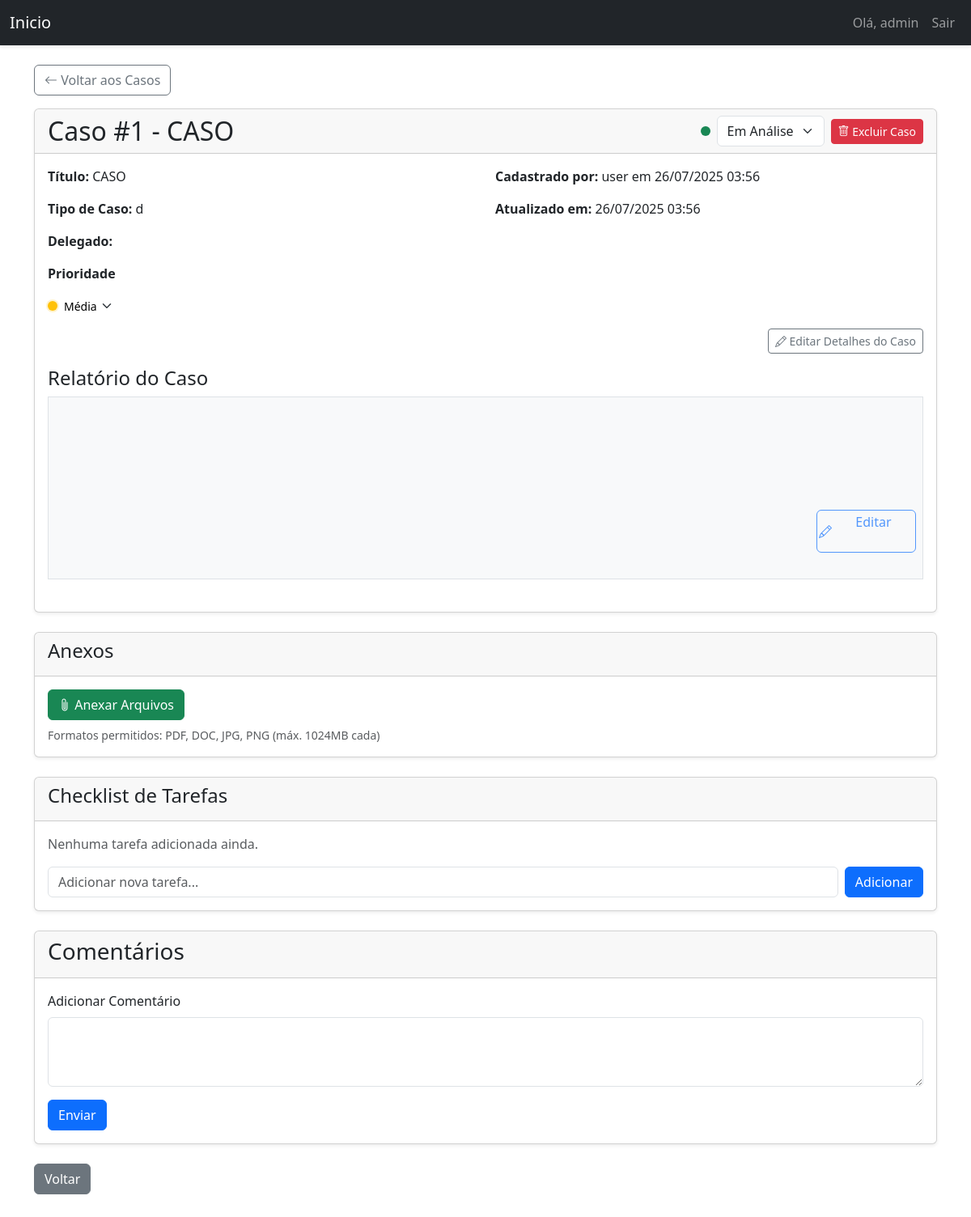
Page /ticket/1 (signed in) on the committed database.
### models.py (models this page shows, shortened)
class User(UserMixin, db.Model):
    id = db.Column(db.Integer, primary_key=True)
    username = db.Column(db.String(64), index=True, unique=True)
    email = db.Column(db.String(120), index=True, unique=True)
    password_hash = db.Column(db.String(128))
    is_admin = db.Column(db.Boolean, default=False)
    tickets = db.relationship('Ticket', backref='author', lazy='dynamic', cascade="all, delete-orphan")
    comments = db.relationship('Comment', backref='author', lazy='dynamic', cascade="all, delete-orphan")
    attachments = db.relationship('Attachment', backref='author', lazy='dynamic')
    appointments = db.relationship('Appointment', backref='user', lazy='dynamic', cascade="all, delete-orphan")
    advogados = db.relationship('Advogado', backref='owner_user', lazy='dynamic', cascade="all, delete-orphan")

class Ticket(db.Model):
    id = db.Column(db.Integer, primary_key=True)
    ticket_code = db.Column(db.String(30), unique=True)
    title = db.Column(db.String(140))
    description = db.Column(db.Text)
    case_number = db.Column(db.String(50))
    status = db.Column(db.String(20), default='Em Análise')
    priority = db.Column(db.String(20), default='Média')
    created_at = db.Column(db.DateTime, index=True, default=datetime.utcnow)
    updated_at = db.Column(db.DateTime, index=True, default=datetime.utcnow)
    user_id = db.Column(db.Integer, db.ForeignKey('user.id'))
    delegado = db.Column(db.String(100))
    comments = db.relationship('Comment', backref='ticket', lazy='dynamic', cascade="all, delete-orphan")
    attachments = db.relationship('Attachment', backref='ticket', lazy='dynamic', cascade="all, delete-orphan")
    todos = db.relationship('TodoItem', backref='ticket', lazy='dynamic', cascade="all, delete-orphan")

### triagem/routes/ticket.py (the view)
@ticket_bp.route('/<int:ticket_id>')
@login_required
@ticket_permission_required
def view_ticket(ticket):
    comments = ticket.comments.order_by(Comment.created_at).all()
    todos = ticket.todos.order_by(TodoItem.position.asc()).all()
    return render_template('ticket.html', ticket=ticket, comments=comments, todos=todos)

### triagem/routes/ticket.py (called while the page is built)
def ticket_permission_required(f):
    @wraps(f)
    def decorated_function(ticket_id, *args, **kwargs):
        ticket = Ticket.query.get_or_404(ticket_id)
        if not (current_user.is_admin or ticket.user_id == current_user.id):
            flash('Você não tem permissão para acessar este caso.', 'danger')
            return redirect(url_for('dashboard.dashboard'))
        return f(ticket, *args, **kwargs)
    return decorated_function

### triagem/templates/ticket.html (shortened to what this page needs)
{% extends "base.html" %}
{% block styles %}
{{ super() }}
<link rel="stylesheet" href="{{ url_for('static', filename='css/ticket.css') }}">
{% endblock %}
{% block content %}
<div id="ticket-container"
     data-ticket-id="{{ ticket.id }}"
     data-reorder-url="{{ url_for('ticket.reorder_attachments', ticket_id=ticket.id) }}"
     data-rename-url="{{ url_for('ticket.rename_attachment', ticket_id=ticket.id) }}"
     data-add-todo-url="{{ url_for('ticket.add_todo', ticket_id=ticket.id) }}"
     data-update-todo-url-base="/ticket/todos"
     data-delete-todo-url-base="/ticket/todos"
     data-reorder-todos-url="{{ url_for('ticket.reorder_todos', ticket_id=ticket.id) }}">
    <div class="mb-3">
        <a href="{{ url_for('dashboard.dashboard') }}" class="btn btn-outline-secondary">
            <i class="bi bi-arrow-left"></i> Voltar aos Casos
        </a>
    </div>
    <div class="card mb-4">
        <div class="card-header d-flex flex-column flex-sm-row justify-content-between align-items-start align-items-sm-center">
            <h2 class="mb-2 mb-sm-0">Caso #{{ ticket.id }} - {{ ticket.title }}</h2>
            <div class="d-flex align-items-center gap-2">
                {% if current_user.is_admin %}
                <form id="statusForm" method="POST" action="{{ url_for('ticket.update_status', ticket_id=ticket.id) }}" class="d-flex align-items-center gap-2">
                    <div class="status-indicator {% if ticket.status == 'Em Análise' %}bg-success{% elif ticket.status == 'Em Espera' %}bg-warning{% else %}bg-secondary{% endif %}"></div>
                    <select name="status" class="form-select" onchange="this.form.submit()" style="width: auto;">
                        <option value="Em Análise" {% if ticket.status == 'Em Análise' %}selected{% endif %}>Em Análise</option>
                    </select>
                </form>
                {% endif %}
                {% if current_user.is_admin or ticket.user_id == current_user.id %}
                <form method="POST" action="{{ url_for('ticket.delete_ticket', ticket_id=ticket.id) }}">
                    <button type="submit" class="btn btn-danger btn-sm" onclick="return confirm('Tem certeza que deseja deletar este Caso permanentemente?')">
                        <i class="bi bi-trash"></i> <span class="d-none d-sm-inline">Excluir Caso</span>
                    </button>
                </form>
                {% endif %}
            </div>
        </div>
        <div class="card-body">
            <div class="row mb-3">
                <div class="col-md-6">
                    <p><strong>Título:</strong> {{ ticket.title }}</p>
                    <p><strong>Tipo de Caso:</strong> {{ ticket.case_number }}</p>
                    <p><strong>Delegado: </strong> {{ ticket.delegado }} </p>
                    <p class="d-flex align-items-center">
                        <strong class="me-2">Prioridade</strong>
                        {% if current_user.is_admin or ticket.user_id == current_user.id %}
                        <form id="priorityForm" method="POST" action="{{ url_for('ticket.update_priority', ticket_id=ticket.id) }}" class="d-inline-flex align-items-center">
                            <span class="priority-icon me-2 {% if ticket.priority == 'Alta' %}priority-high{% elif ticket.priority == 'Média' %}priority-medium{% else %}priority-low{% endif %}"></span>
                            <select name="priority" class="form-select-sm border-0 bg-transparent p-0" onchange="this.form.submit()">
                                <option value="Média" {% if ticket.priority == 'Média' %}selected{% endif %}>Média</option>
                            </select>
                        </form>
                        {% else %}
                        <span class="d-inline-flex align-items-center">
                            <span class="priority-icon me-2 {% if ticket.priority == 'Alta' %}priority-high{% elif ticket.priority == 'Média' %}priority-medium{% else %}priority-low{% endif %}"></span>
                            {{ ticket.priority }}
                        </span>
                        {% endif %}
                    </p>
                </div>
                <div class="col-md-6">
                    <p><strong>Cadastrado por:</strong> {{ ticket.author.username }}  em  {{ ticket.created_at.strftime('%d/%m/%Y %H:%M') }}</p>
                    <p><strong>Atualizado em:</strong> {{ ticket.updated_at.strftime('%d/%m/%Y %H:%M') }}</p>
                </div>
                {% if current_user.is_admin or ticket.user_id == current_user.id %}
                <div class="col-12 text-end">
                    <a href="{{ url_for('ticket.edit_ticket', ticket_id=ticket.id) }}" class="btn btn-sm btn-outline-secondary">
                        <i class="bi bi-pencil"></i> Editar Detalhes do Caso
                    </a>
                </div>
                {% endif %}
            </div>
            <div class="mb-4 position-relative">
                <h4>Relatório do Caso</h4>
                <div id="reportView" class="border p-3 bg-light text-justify" style="white-space: pre-wrap; text-align: justify; min-height: 200px; position: relative;">
                    {% if current_user.is_admin or ticket.user_id == current_user.id %}
                    <div class="position-absolute bottom-0 end-0 m-2">
                        <button class="btn btn-outline-primary btn-edit-report" onclick="enableEdit()">
                            <i class="bi bi-pencil"></i> Editar
                        </button>
                    </div>
                    {% endif %}
                </div>
            </div>
        </div>
    </div>
    {% if ticket.attachments.count() > 0 or current_user.is_admin or ticket.user_id == current_user.id %}
    <div class="card mb-4">
        <div class="card-header">
            <h4>Anexos</h4>
        </div>
        <div class="card-body">
            {% if current_user.is_admin or ticket.user_id == current_user.id %}
            <form id="addAttachmentForm" method="POST" action="{{ url_for('ticket.add_ticket_attachment', ticket_id=ticket.id) }}" enctype="multipart/form-data">
                <label for="ticket_attachments" class="btn btn-success">
                    <i class="bi bi-paperclip"></i> Anexar Arquivos
                </label>
                <div id="attachment-upload-status" class="form-text mt-2">
                    Formatos permitidos: PDF, DOC, JPG, PNG (máx. 1024MB cada)
                </div>
            </form>
            {% endif %}
        </div>
    </div>
    {% endif %}
    <div class="card mb-4">
        <div class="card-header">
            <h4>Checklist de Tarefas</h4>
        </div>
        <div class="card-body">
            <div id="todoListContainer">
                {% if todos %}
                    {% for todo in todos %}
                    <div class="todo-item {% if todo.is_completed %}completed{% endif %}" data-id="{{ todo.id }}">
                        <input class="form-check-input" type="checkbox" id="todo-{{ todo.id }}" {% if todo.is_completed %}checked{% endif %}>
                        <label class="form-check-label" for="todo-{{ todo.id }}">
                            {{ todo.content }}
                        </label>
                        <button class="btn btn-xs btn-outline-danger delete-todo-btn">
                            <i class="bi bi-x-lg"></i>
                        </button>
                    </div>
                    {% endfor %}
                {% else %}
                    <p class="text-muted" id="no-todos-message">Nenhuma tarefa adicionada ainda.</p>
                {% endif %}
            </div>
            {% if current_user.is_admin or ticket.user_id == current_user.id %}
            <form id="addTodoForm" class="d-flex gap-2 mt-3">
                <input type="text" id="newTodoContent" class="form-control" placeholder="Adicionar nova tarefa..." required>
                <button type="submit" class="btn btn-primary">Adicionar</button>
            </form>
            {% endif %}
        </div>
    </div>
    <div class="card mb-4">
        <div class="card-header">
            <h3>Comentários</h3>
        </div>
        <div class="card-body">
           <form method="POST" action="{{ url_for('ticket.add_comment', ticket_id=ticket.id) }}">
             <div class="mb-3">
                <label for="content" class="form-label">Adicionar Comentário</label>
                <textarea class="form-control" id="content" name="content" rows="3" required></textarea>
            </div>
            <button type="submit" class="btn btn-primary">Enviar</button>
            </form>
        </div>
    </div>
    <a href="{{ url_for('dashboard.dashboard') }}" class="btn btn-secondary">Voltar</a>
</div>
{% endblock %}

### triagem/templates/base.html (shortened to what this page needs)
<!DOCTYPE html>
<html lang="pt-BR">
<head>
    {% block styles %}
        <link rel="stylesheet" href="https://cdn.jsdelivr.net/npm/bootstrap-icons@1.8.0/font/bootstrap-icons.css">
        <link rel="stylesheet" href="{{ url_for('static', filename='css/triagem.css') }}">
        <link href="https://cdn.jsdelivr.net/npm/bootstrap@5.3.0/dist/css/bootstrap.min.css" rel="stylesheet">
    {% endblock %}
</head>
<body>
    <nav class="navbar navbar-expand-lg navbar-dark bg-dark">
        <div class="container-fluid">
            <a class="navbar-brand" href="{{ url_for('main.index') }}">Inicio</a>
            <div class="collapse navbar-collapse" id="navbarNav">
                <ul class="navbar-nav ms-auto">
                    {% if current_user.is_authenticated %}
                    <li class="nav-item">
                        <span class="nav-link">Olá, {{ current_user.username }}</span>
                    </li>
                    <li class="nav-item">
                        <a class="nav-link" href="{{ url_for('auth.logout') }}">Sair</a>
                    </li>
                    {% else %}
                    <li class="nav-item">
                        <a class="nav-link" href="{{ url_for('auth.login') }}">Login</a>
                    </li>
                    {% endif %}
                </ul>
            </div>
        </div>
    </nav>
    <div class="container mt-4">
        {% block content %}{% endblock %}
    </div>
</body>
</html>

### static/css/triagem.css (style rules this page uses)
body { background-color: #f8f9fa; padding-bottom: 50px; font-family: 'Open Sans', sans-serif; }
.navbar { box-shadow: 0 2px 4px rgba(0,0,0,.1); }
.card { box-shadow: 0 0.125rem 0.25rem rgba(0, 0, 0, 0.075); border: none; }
.card-header { background-color: #f8f9fa; border-bottom: 1px solid rgba(0,0,0,.125); }
textarea.form-control { min-height: 150px; }
::placeholder { color: #6c757d; opacity: 1; }
#reportView { padding-bottom: 40px; }
.btn-edit-report { transition: all 0.3s ease; opacity: 0.7; }
.status-indicator { width: 12px; height: 12px; border-radius: 50%; display: inline-block; }
.priority-icon { width: 12px; height: 12px; border-radius: 50%; display: inline-block; }
.priority-medium { background-color: #ffc107; box-shadow: 0 0 0 2px rgba(255, 193, 7, 0.2); }
#priorityForm .form-select-sm { appearance: none; -webkit-appearance: none; background-repeat: no-repeat; background-position: right 0.25rem center; background-size: 16px 12px; padding-right: 1.5rem !important; cursor: pointer; }

### static/css/ticket.css (style rules this page uses)
.btn-edit-report { font-size: 1rem; padding: 0.1rem 0.1rem; display: inline-flex; align-items: center; gap: 0.1rem; }

### rows in the picture
User: username "admin"
Ticket: id "1", title "CASO", status "Em Análise", case_number "d", priority "Média", created_at "26/07/2025 03:56", updated_at "26/07/2025 03:56"
User: author.username "user"
